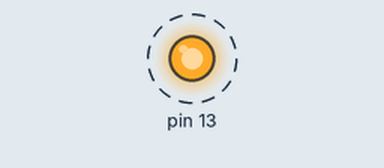
Simulated run of this sketch. Board: Arduino Uno, built with avr-gcc and run on an emulated ATmega328P. Parts: output pins drawn as LEDs (lit = HIGH). Dashed ring = blinking.

Above: at 8.18 s.
Timing chart, 0 to 11.0 s (numbered marks = the images above):
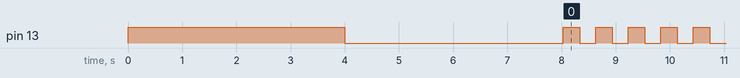

The sketch:

Blutuch.ino
```cpp
//Incluir librería del módulo Bluetooth
#include <SoftwareSerial.h>

SoftwareSerial BTSerial(2, 3); // RX, TX

char nombre[21] = "HC-05";
char pin[5] = "1234";
char BPS = '4';

void setup() {
    BTSerial.begin(9600);

    pinMode(13, OUTPUT);
    digitalWrite(13, 1);
    delay(4000);

    digitalWrite(13, 0);

    BTSerial.print("AT");
    delay(1000);

    BTSerial.print("AT+NAME");
    BTSerial.print(nombre);
    delay(1000);

    BTSerial.print("AT+BAUD");
    BTSerial.print(BPS);
    delay(1000);

    BTSerial.print("AT+PIN");
    BTSerial.print(pin);
    delay(1000);

}

void loop() {
    digitalWrite(13, !digitalRead(13));
    delay(300);
}
```

Measured:
- by itself, pin 13: repeats every 0.60 s: HIGH 0.30 s, LOW 0.30 s
